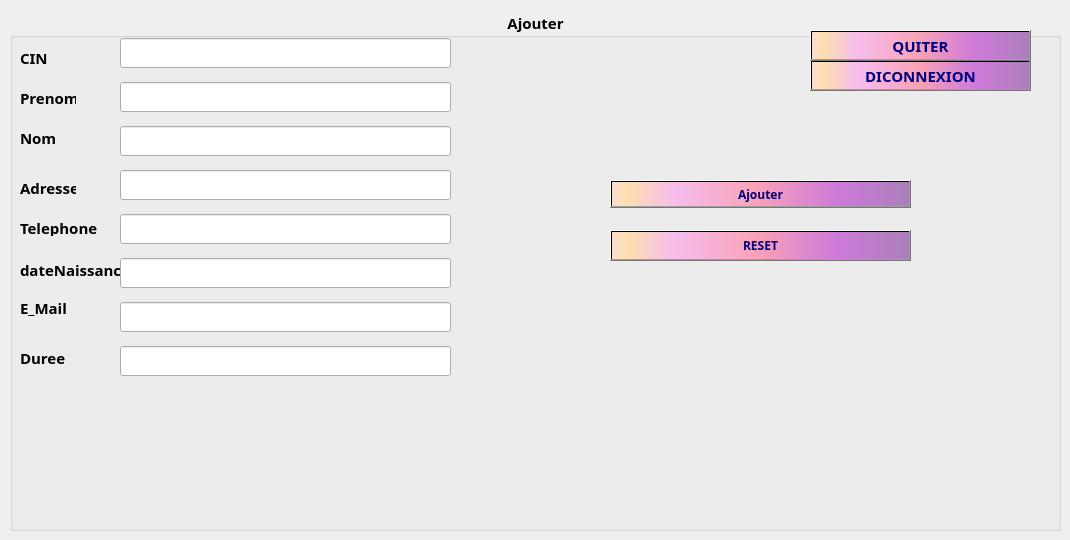
          <widget class="QWidget" name="tab_5">
           <attribute name="title">
            <string>Ajouter Personnel</string>
           </attribute>
           <widget class="QGroupBox" name="groupBox_2">
            <property name="geometry">
             <rect>
              <x>10</x>
              <y>10</y>
              <width>1051</width>
              <height>521</height>
             </rect>
            </property>
            <property name="font">
             <font>
              <family>Sitka Display</family>
              <pointsize>11</pointsize>
              <weight>75</weight>
              <bold>true</bold>
             </font>
            </property>
            <property name="title">
             <string>Ajouter</string>
            </property>
            <property name="alignment">
             <set>Qt::AlignCenter</set>
            </property>
            <widget class="QLabel" name="label_4">
             <property name="geometry">
              <rect>
               <x>10</x>
               <y>40</y>
               <width>56</width>
               <height>16</height>
              </rect>
             </property>
             <property name="text">
              <string>CIN</string>
             </property>
            </widget>
            <widget class="QLabel" name="label_5">
             <property name="geometry">
              <rect>
               <x>10</x>
               <y>80</y>
               <width>56</width>
               <height>16</height>
              </rect>
             </property>
             <property name="text">
              <string>Prenom</string>
             </property>
            </widget>
            <widget class="QLabel" name="label_6">
             <property name="geometry">
              <rect>
               <x>10</x>
               <y>120</y>
               <width>56</width>
               <height>16</height>
              </rect>
             </property>
             <property name="text">
              <string>Nom</string>
             </property>
            </widget>
            <widget class="QPushButton" name="pb_Ajouter">
             <property name="geometry">
              <rect>
               <x>600</x>
               <y>170</y>
               <width>301</width>
               <height>28</height>
              </rect>
             </property>
             <property name="font">
              <font>
               <family>Sitka Display</family>
               <pointsize>9</pointsize>
               <weight>75</weight>
               <bold>true</bold>
              </font>
             </property>
             <property name="styleSheet">
              <string notr="true">background-color: qlineargradient(spread:pad, x1:1, y1:0, x2:1, y2:0, stop:0.919598 rgba(255, 0, 111, 255), stop:0.98 rgba(0, 0, 0, 255), stop:1 rgba(235, 148, 61, 255));
color: rgb(0, 0, 127);
background-color: qlineargradient(spread:pad, x1:0, y1:0, x2:1, y2:0, stop:0.0100503 rgba(252, 222, 204, 255), stop:0.0502513 rgba(254, 223, 175, 255), stop:0.211055 rgba(246, 189, 237, 255), stop:0.487437 rgba(249, 162, 183, 255), stop:0.753769 rgba(206, 122, 218, 255), stop:1 rgba(170, 128, 185, 255));
</string>
             </property>
             <property name="text">
              <string>Ajouter</string>
             </property>
             <property name="icon">
              <iconset resource="img.qrc">
               <normaloff>:/ajouter.png</normaloff>:/ajouter.png</iconset>
             </property>
             <property name="iconSize">
              <size>
               <width>20</width>
               <height>50</height>
              </size>
             </property>
            </widget>
            <widget class="QLabel" name="label_19">
             <property name="geometry">
              <rect>
               <x>10</x>
               <y>170</y>
               <width>56</width>
               <height>16</height>
              </rect>
             </property>
             <property name="text">
              <string>Adresse</string>
             </property>
            </widget>
            <widget class="QLabel" name="label_20">
             <property name="geometry">
              <rect>
               <x>10</x>
               <y>290</y>
               <width>56</width>
               <height>16</height>
              </rect>
             </property>
             <property name="text">
              <string>E_Mail</string>
             </property>
            </widget>
            <widget class="QLabel" name="label_21">
             <property name="geometry">
              <rect>
               <x>10</x>
               <y>210</y>
               <width>81</width>
               <height>16</height>
              </rect>
             </property>
             <property name="text">
              <string>Telephone</string>
             </property>
            </widget>
            <widget class="QLabel" name="label_22">
             <property name="geometry">
              <rect>
               <x>10</x>
               <y>340</y>
               <width>121</width>
               <height>16</height>
              </rect>
             </property>
             <property name="text">
              <string>Duree</string>
             </property>
            </widget>
            <widget class="QLabel" name="label_23">
             <property name="geometry">
              <rect>
               <x>10</x>
               <y>250</y>
               <width>111</width>
               <height>20</height>
              </rect>
             </property>
             <property name="text">
              <string>dateNaissance</string>
             </property>
            </widget>
            <widget class="QWidget" name="verticalLayoutWidget_6">
             <property name="geometry">
              <rect>
               <x>110</x>
               <y>20</y>
               <width>331</width>
               <height>361</height>
              </rect>
             </property>
             <layout class="QVBoxLayout" name="verticalLayout_8">
              <item>
               <widget class="QLineEdit" name="p_CIN">
                <property name="maxLength">
                 <number>8</number>
                </property>
               </widget>
              </item>
              <item>
               <widget class="QLineEdit" name="p_PRENOM"/>
              </item>
              <item>
               <widget class="QLineEdit" name="p_NOM"/>
              </item>
              <item>
               <widget class="QLineEdit" name="p_ADRESSE"/>
              </item>
              <item>
               <widget class="QLineEdit" name="p_TELEPHONE"/>
              </item>
              <item>
               <widget class="QLineEdit" name="p_age"/>
              </item>
              <item>
               <widget class="QLineEdit" name="p_MAIL"/>
              </item>
              <item>
               <widget class="QLineEdit" name="p_DUREE"/>
              </item>
             </layout>
            </widget>
            <widget class="QPushButton" name="pushButton_6">
             <property name="geometry">
              <rect>
               <x>600</x>
               <y>220</y>
               <width>301</width>
               <height>31</height>
              </rect>
             </property>
             <property name="font">
              <font>
               <family>Sitka Display</family>
               <pointsize>9</pointsize>
               <weight>75</weight>
               <bold>true</bold>
              </font>
             </property>
             <property name="styleSheet">
              <string notr="true">background-color: qlineargradient(spread:pad, x1:1, y1:0, x2:1, y2:0, stop:0.919598 rgba(255, 0, 111, 255), stop:0.98 rgba(0, 0, 0, 255), stop:1 rgba(235, 148, 61, 255));
color: rgb(0, 0, 127);
background-color: qlineargradient(spread:pad, x1:0, y1:0, x2:1, y2:0, stop:0.0100503 rgba(252, 222, 204, 255), stop:0.0502513 rgba(254, 223, 175, 255), stop:0.211055 rgba(246, 189, 237, 255), stop:0.487437 rgba(249, 162, 183, 255), stop:0.753769 rgba(206, 122, 218, 255), stop:1 rgba(170, 128, 185, 255));</string>
             </property>
             <property name="text">
              <string>RESET</string>
             </property>
             <property name="icon">
              <iconset resource="img.qrc">
               <normaloff>:/reset.png</normaloff>:/reset.png</iconset>
             </property>
             <property name="iconSize">
              <size>
               <width>20</width>
               <height>50</height>
              </size>
             </property>
            </widget>
            <widget class="QPushButton" name="pushButton_9">
             <property name="geometry">
              <rect>
               <x>800</x>
               <y>50</y>
               <width>221</width>
               <height>31</height>
              </rect>
             </property>
             <property name="styleSheet">
              <string notr="true">background-color: qlineargradient(spread:pad, x1:1, y1:0, x2:1, y2:0, stop:0.919598 rgba(255, 0, 111, 255), stop:0.98 rgba(0, 0, 0, 255), stop:1 rgba(235, 148, 61, 255));
color: rgb(0, 0, 127);
background-color: qlineargradient(spread:pad, x1:0, y1:0, x2:1, y2:0, stop:0.0100503 rgba(252, 222, 204, 255), stop:0.0502513 rgba(254, 223, 175, 255), stop:0.211055 rgba(246, 189, 237, 255), stop:0.487437 rgba(249, 162, 183, 255), stop:0.753769 rgba(206, 122, 218, 255), stop:1 rgba(170, 128, 185, 255));</string>
             </property>
             <property name="text">
              <string>DICONNEXION</string>
             </property>
             <property name="icon">
              <iconset resource="img.qrc">
               <normaloff>:/diconnexion.png</normaloff>:/diconnexion.png</iconset>
             </property>
            </widget>
            <widget class="QPushButton" name="close_3">
             <property name="geometry">
              <rect>
               <x>800</x>
               <y>20</y>
               <width>221</width>
               <height>31</height>
              </rect>
             </property>
             <property name="styleSheet">
              <string notr="true">background-color: qlineargradient(spread:pad, x1:1, y1:0, x2:1, y2:0, stop:0.919598 rgba(255, 0, 111, 255), stop:0.98 rgba(0, 0, 0, 255), stop:1 rgba(235, 148, 61, 255));
color: rgb(0, 0, 127);
background-color: qlineargradient(spread:pad, x1:0, y1:0, x2:1, y2:0, stop:0.0100503 rgba(252, 222, 204, 255), stop:0.0502513 rgba(254, 223, 175, 255), stop:0.211055 rgba(246, 189, 237, 255), stop:0.487437 rgba(249, 162, 183, 255), stop:0.753769 rgba(206, 122, 218, 255), stop:1 rgba(170, 128, 185, 255));</string>
             </property>
             <property name="text">
              <string>QUITER</string>
             </property>
             <property name="icon">
              <iconset resource="img.qrc">
               <normaloff>:/quitter.png</normaloff>:/quitter.png</iconset>
             </property>
            </widget>
           </widget>
          </widget>
